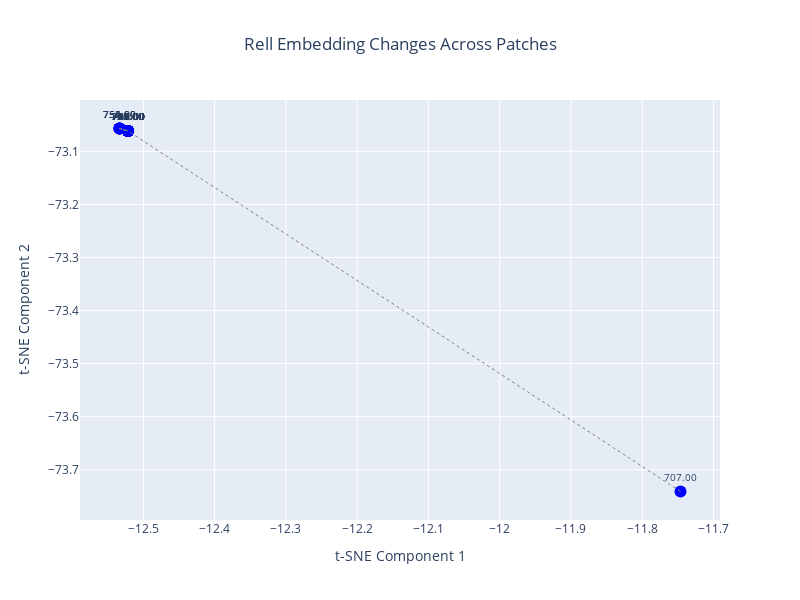

The code cell stored with this chart in its notebook:
### Code cell
# Function to visualize a single champion's patch embeddings
def visualize_champion_patches(champion_name: str):
    # Filter data for the specified champion
    champion_df = df[df["Champion"] == champion_name].copy()

    if len(champion_df) == 0:
        print(f"Champion '{champion_name}' not found in the dataset")
        return

    # Create figure
    fig = px.scatter(
        champion_df,
        x="x",
        y="y",
        text="Patch",  # Show patch numbers as labels
        title=f"{champion_name} Embedding Changes Across Patches",
        labels={"x": "t-SNE Component 1", "y": "t-SNE Component 2"},
    )

    # Update scatter points
    fig.update_traces(
        marker=dict(size=12, color="blue"),  # Larger markers since we have fewer points
        textposition="top center",
        textfont=dict(size=10),
    )

    # Add lines connecting consecutive patches
    fig.add_trace(
        go.Scatter(
            x=champion_df["x"],
            y=champion_df["y"],
            mode="lines",
            line=dict(color="gray", width=1, dash="dot"),
            showlegend=False,
        )
    )

    # Update layout
    fig.update_layout(
        showlegend=False,
        width=800,
        height=600,
        title_x=0.5,  # Center the title
        hovermode="closest",
    )

    # Calculate and display the maximum distance between any two patches
    patch_embeds = embeddings[df[df["Champion"] == champion_name].index]
    max_dist = np.max(np.linalg.norm(patch_embeds[:, None] - patch_embeds, axis=2))
    print(
        f"\nMaximum distance between any two patches for {champion_name}: {max_dist:.4f}"
    )

    # Show plot
    fig.show()


# Don't forget to import go
import plotly.graph_objects as go

# Example usage - replace with any champion name from your dataset
visualize_champion_patches("Rell")

# Optional: Print available champion names
print("\nAvailable champions:")
print(sorted(df["Champion"].unique()))

### Figure 1 — Plotly figure (JSON) as saved in the notebook; plotly's stock layout.template omitted (floating-point values rounded to 4 significant figures)
{"data": [{"hovertemplate": "t-SNE Component 1=%{x}<br>t-SNE Component 2=%{y}<br>Patch=%{text}<extra></extra>", "legendgroup": "", "marker": {"color": "blue", "size": 12, "symbol": "circle"}, "mode": "markers+text", "name": "", "orientation": "v", "showlegend": false, "text": ["707.00", "708.00", "709.00", "710.00", "711.00", "712.00", "713.00", "714.00", "715.00", "716.00", "717.00", "718.00", "719.00", "720.00", "721.00", "722.00", "723.00", "724.00", "751.00", "752.00", "753.00", "754.00", "755.00"], "textfont": {"size": 10}, "textposition": "top center", "type": "scatter", "x": [-11.75, -12.52, -12.52, -12.52, -12.52, -12.52, -12.52, -12.52, -12.52, -12.52, -12.52, -12.52, -12.52, -12.52, -12.52, -12.52, -12.52, -12.52, -12.53, -12.53, -12.52, -12.53, -12.53], "xaxis": "x", "y": [-73.74, -73.06, -73.06, -73.06, -73.06, -73.06, -73.06, -73.06, -73.06, -73.06, -73.06, -73.06, -73.06, -73.06, -73.06, -73.06, -73.06, -73.06, -73.06, -73.06, -73.06, -73.06, -73.06], "yaxis": "y"}, {"line": {"color": "gray", "dash": "dot", "width": 1}, "mode": "lines", "showlegend": false, "type": "scatter", "x": [-11.75, -12.52, -12.52, -12.52, -12.52, -12.52, -12.52, -12.52, -12.52, -12.52, -12.52, -12.52, -12.52, -12.52, -12.52, -12.52, -12.52, -12.52, -12.53, -12.53, -12.52, -12.53, -12.53], "y": [-73.74, -73.06, -73.06, -73.06, -73.06, -73.06, -73.06, -73.06, -73.06, -73.06, -73.06, -73.06, -73.06, -73.06, -73.06, -73.06, -73.06, -73.06, -73.06, -73.06, -73.06, -73.06, -73.06]}], "layout": {"height": 600, "hovermode": "closest", "legend": {"tracegroupgap": 0}, "showlegend": false, "title": {"text": "Rell Embedding Changes Across Patches", "x": 0.5}, "width": 800, "xaxis": {"anchor": "y", "domain": [0, 1], "title": {"text": "t-SNE Component 1"}}, "yaxis": {"anchor": "x", "domain": [0, 1], "title": {"text": "t-SNE Component 2"}}}}
